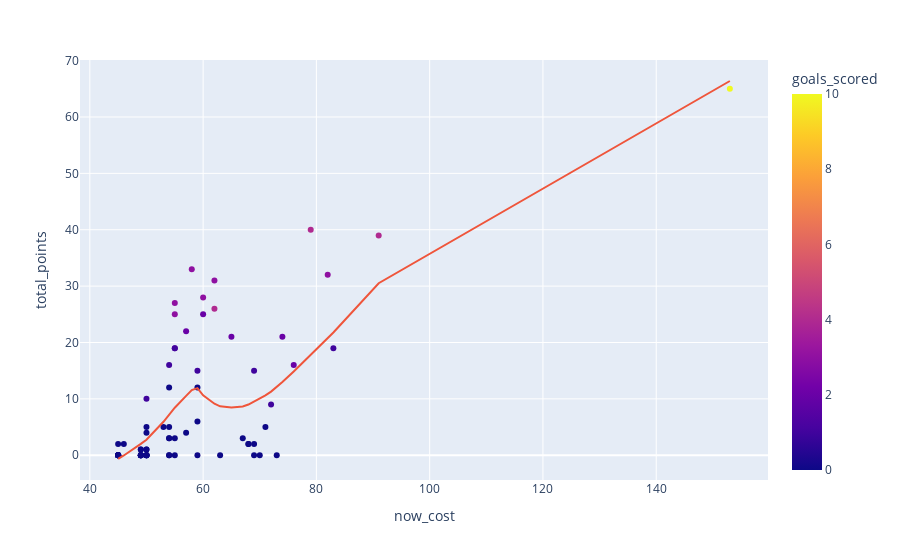

The notebook cell this image was saved under:
### Code cell
# LOWESS
forwards.plot.scatter(x="now_cost", y="total_points", hover_data=["first_name", "second_name"], color='goals_scored', trendline="lowess")

### Figure 1 — Plotly figure (JSON) as saved in the notebook; plotly's stock layout.template omitted (floating-point values rounded to 4 significant figures; data arrays with more than 128 entries replaced by an {"elided": "..."} marker saying what was removed)
{"data": [{"customdata": {"elided": "73x2 str values"}, "hovertemplate": "now_cost=%{x}<br>total_points=%{y}<br>first_name=%{customdata[0]}<br>second_name=%{customdata[1]}<br>goals_scored=%{marker.color}<extra></extra>", "legendgroup": "", "marker": {"color": [0, 3, 4, 4, 0, 0, 1, 0, 0, 3, 0, 2, 0, 0, 3, 0, 0, 0, 0, 4, 0, 2, 0, 0, 2, 0, 1, 0, 0, 3, 0, 0, 0, 3, 0, 0, 0, 0, 0, 2, 1, 0, 10, 0, 0, 1, 0, 1, 0, 0, 0, 0, 0, 3, 0, 0, 0, 0, 0, 2, 0, 0, 0, 0, 0, 1, 0, 0, 2, 0, 0, 0, 1], "coloraxis": "coloraxis", "symbol": "circle"}, "mode": "markers", "name": "", "orientation": "v", "showlegend": false, "type": "scatter", "x": [68, 82, 62, 91, 54, 45, 59, 59, 73, 60, 55, 55, 45, 55, 58, 54, 50, 63, 49, 79, 59, 74, 54, 50, 60, 49, 54, 49, 59, 55, 50, 50, 49, 55, 54, 45, 54, 45, 49, 57, 72, 71, 153, 70, 69, 69, 45, 83, 69, 50, 57, 49, 45, 62, 50, 53, 50, 49, 46, 76, 68, 45, 50, 45, 54, 50, 67, 45, 65, 50, 45, 49, 55], "xaxis": "x", "y": [2, 32, 26, 39, 3, 2, 15, 0, 0, 28, 3, 19, 0, 0, 33, 0, 0, 0, 1, 40, 6, 21, 0, 4, 25, 0, 16, 0, 12, 27, 1, 0, 1, 25, 3, 0, 5, 0, 0, 22, 9, 5, 65, 0, 2, 15, 0, 19, 0, 1, 4, 0, 0, 31, 5, 5, 0, 0, 2, 16, 2, 0, 0, 0, 12, 10, 3, 0, 21, 0, 0, 0, 19], "yaxis": "y"}, {"hovertemplate": "<b>LOWESS trendline</b><br><br>now_cost=%{x}<br>total_points=%{y} <b>(trend)</b><extra></extra>", "legendgroup": "", "marker": {"symbol": "circle"}, "mode": "lines", "name": "", "showlegend": false, "type": "scatter", "x": [45, 45, 45, 45, 45, 45, 45, 45, 45, 45, 46, 49, 49, 49, 49, 49, 49, 49, 49, 50, 50, 50, 50, 50, 50, 50, 50, 50, 50, 53, 54, 54, 54, 54, 54, 54, 54, 55, 55, 55, 55, 55, 55, 57, 57, 58, 59, 59, 59, 59, 60, 60, 62, 62, 63, 65, 67, 68, 68, 69, 69, 69, 70, 71, 72, 73, 74, 76, 79, 82, 83, 91, 153], "xaxis": "x", "y": [-0.6422, -0.6422, -0.6422, -0.6422, -0.6422, -0.6422, -0.6422, -0.6422, -0.6422, -0.6422, -0.03987, 2.014, 2.014, 2.014, 2.014, 2.014, 2.014, 2.014, 2.014, 2.752, 2.752, 2.752, 2.752, 2.752, 2.752, 2.752, 2.752, 2.752, 2.752, 5.938, 7.178, 7.178, 7.178, 7.178, 7.178, 7.178, 7.178, 8.436, 8.436, 8.436, 8.436, 8.436, 8.436, 10.52, 10.52, 11.56, 11.91, 11.91, 11.91, 11.91, 10.62, 10.62, 9.142, 9.142, 8.67, 8.473, 8.638, 8.997, 8.997, 9.522, 9.522, 9.522, 10.08, 10.63, 11.28, 12.09, 12.98, 14.87, 17.77, 20.75, 21.77, 30.51, 66.38], "yaxis": "y"}], "layout": {"coloraxis": {"colorbar": {"title": {"text": "goals_scored"}}, "colorscale": [[0, "#0d0887"], [0.1111, "#46039f"], [0.2222, "#7201a8"], [0.3333, "#9c179e"], [0.4444, "#bd3786"], [0.5556, "#d8576b"], [0.6667, "#ed7953"], [0.7778, "#fb9f3a"], [0.8889, "#fdca26"], [1, "#f0f921"]]}, "legend": {"tracegroupgap": 0}, "margin": {"t": 60}, "xaxis": {"anchor": "y", "domain": [0, 1], "title": {"text": "now_cost"}}, "yaxis": {"anchor": "x", "domain": [0, 1], "title": {"text": "total_points"}}}}
